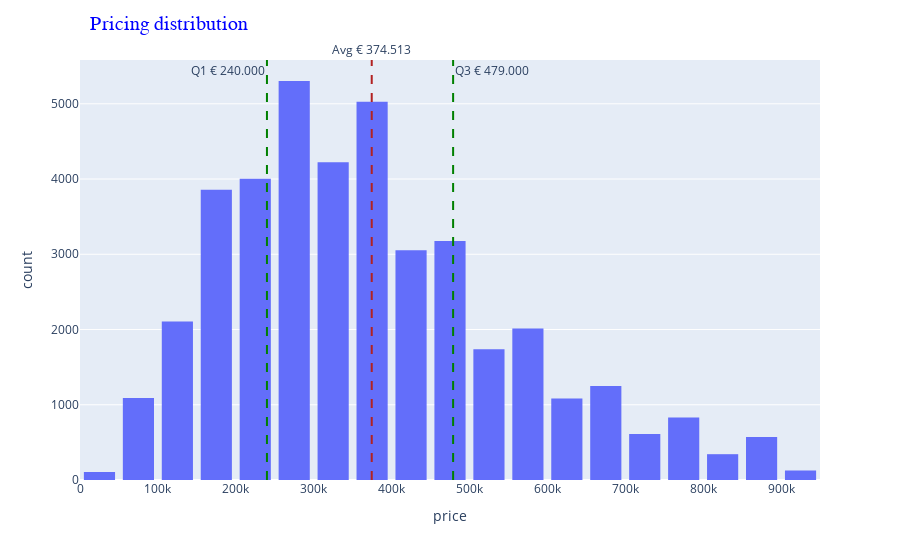

Notebook cell for this chart:
### Code cell
def thousants_point(x, n):
    return str('{:,}'.format(round(x), n).replace(',','.'))

text_average = "Avg € " + thousants_point(average_price_no_outliers,0)
text_q1 = "Q1 € " + thousants_point(price_no_outliers_q1,0)
text_q3 = "Q3 € " + thousants_point(price_no_outliers_q3,0)

fig = px.histogram(price_no_outliers, x="price", nbins=40) 
fig.update_layout(bargap=0.2)
fig.add_vline(x=average_price_no_outliers, line_dash = 'dash', line_color = 'firebrick', annotation_text= text_average, annotation_position="top")
fig.add_vline(x=price_no_outliers_q1, line_dash = 'dash', line_color = 'green', annotation_text= text_q1, annotation_position="top left")
fig.add_vline(x=price_no_outliers_q3, line_dash = 'dash', line_color = 'green', annotation_text= text_q3, annotation_position="top right")
fig.update_layout(
    title = "Pricing distribution", 
    title_font=dict(size=20,
                    color='blue',
                    family='Arial'),
    title_x=0.1,  # Title aligned with grid
)
fig.show()

### Figure 1 — Plotly figure (JSON) as saved in the notebook; plotly's stock layout.template omitted (floating-point values rounded to 4 significant figures; data arrays with more than 128 entries replaced by an {"elided": "..."} marker saying what was removed)
{"data": [{"alignmentgroup": "True", "bingroup": "x", "hovertemplate": "price=%{x}<br>count=%{y}<extra></extra>", "legendgroup": "", "marker": {"color": "#636efa", "pattern": {"shape": ""}}, "name": "", "nbinsx": 40, "offsetgroup": "", "orientation": "v", "showlegend": false, "type": "histogram", "x": {"elided": "40511 int values"}, "xaxis": "x", "yaxis": "y"}], "layout": {"annotations": [{"showarrow": false, "text": "Avg € 374.513", "x": 374500.0, "xanchor": "center", "xref": "x", "y": 1, "yanchor": "bottom", "yref": "y domain"}, {"showarrow": false, "text": "Q1 € 240.000", "x": 240000, "xanchor": "right", "xref": "x", "y": 1, "yanchor": "top", "yref": "y domain"}, {"showarrow": false, "text": "Q3 € 479.000", "x": 479000, "xanchor": "left", "xref": "x", "y": 1, "yanchor": "top", "yref": "y domain"}], "bargap": 0.2, "barmode": "relative", "legend": {"tracegroupgap": 0}, "margin": {"t": 60}, "shapes": [{"line": {"color": "firebrick", "dash": "dash"}, "type": "line", "x0": 374500.0, "x1": 374500.0, "xref": "x", "y0": 0, "y1": 1, "yref": "y domain"}, {"line": {"color": "green", "dash": "dash"}, "type": "line", "x0": 240000, "x1": 240000, "xref": "x", "y0": 0, "y1": 1, "yref": "y domain"}, {"line": {"color": "green", "dash": "dash"}, "type": "line", "x0": 479000, "x1": 479000, "xref": "x", "y0": 0, "y1": 1, "yref": "y domain"}], "title": {"font": {"color": "blue", "family": "Arial", "size": 20}, "text": "Pricing distribution", "x": 0.1}, "xaxis": {"anchor": "y", "domain": [0, 1], "title": {"text": "price"}}, "yaxis": {"anchor": "x", "domain": [0, 1], "title": {"text": "count"}}}}
